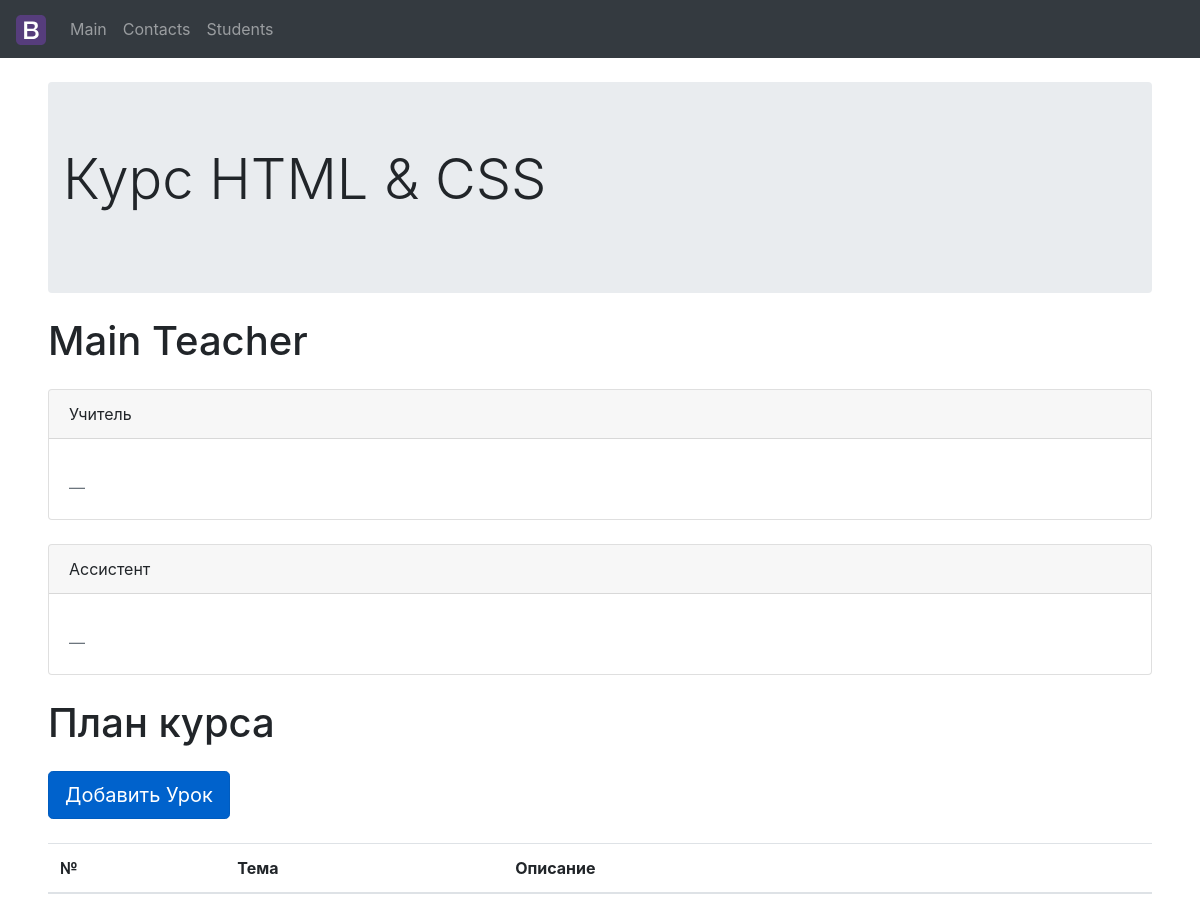
The page /courses/22/ on the database as committed earlier.
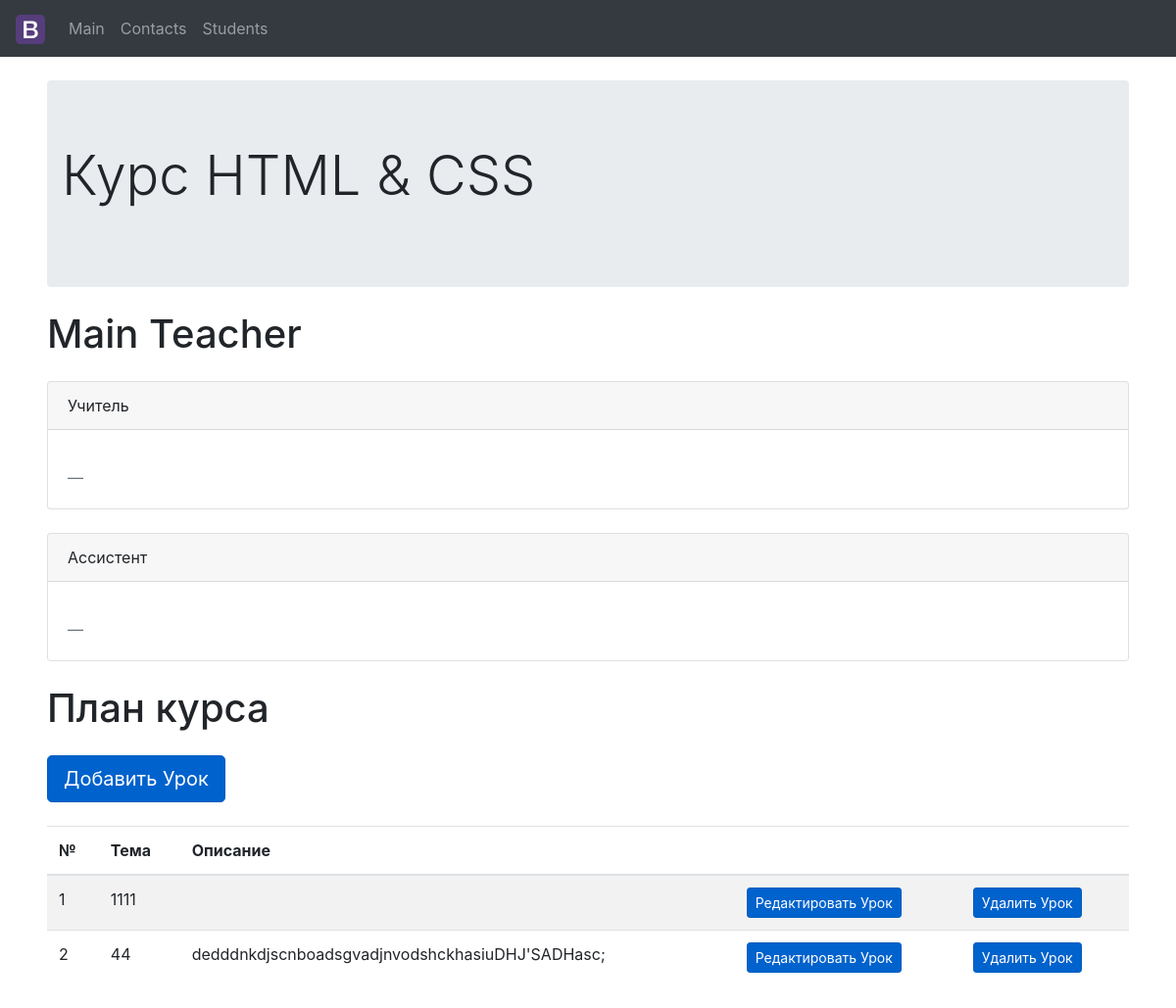
The same page on the database as committed later.
### courses/models.py (models this page shows)
class Lesson(models.Model):
    subject = models.CharField(verbose_name='Subject',
                               max_length=64,
                               help_text='Subject')
    description = models.TextField(max_length=255,
                                   help_text='description of the Subject',
                                   null=True, blank=True)
    course = models.ForeignKey('Course', on_delete=models.CASCADE, )
    order = models.PositiveIntegerField()
    def __str__(self):
        return self.subject

### courses/views.py (the view)
# urls.py: path('courses/<int:pk>/', views.courses, name='courses'),
def courses(request, pk):
    course = get_object_or_404(Course, id=pk)
    lessons = Lesson.objects.filter(course=course)  # filtration in
    return render(request, 'courses/detail.html', {'course': course,
                                                   'lessons': lessons})

### courses/models.py (called while the page is built)
    def __str__(self):
        return self.name

### courses/templates/courses/detail.html (shortened to what this page needs)
{% extends 'base.html' %}
{% block students_of_the_course %}{% url 'students:students_list_course_id' course.id %}{% endblock students_of_the_course %}
{% block main_content %}
{% include 'include/include_index.html' with block_title=course description=course.description|truncatechars:39 %}
<h1 class="mt-4 mb-4 mr-5 ml-5">Main Teacher</h1>
{% include 'include/instructor_include.html' with  position='Учитель' instructor_name=course.coach.first_name instructor_description=course.coach.description %}
{% include 'include/instructor_include.html' with  position='Ассистент' instructor_name=course.assistant.first_name instructor_description=course.assistant.description %}
<h1 class="mt-4 mb-4 mr-5 ml-5">План курса</h1>
<div class="mt-4 mb-4 mr-5 ml-5">
  <a href="{% url 'courses:add_lesson' %}" class="btn btn-primary btn-lg active" role="button" aria-pressed="true">Добавить Урок</a>
</div>
<div class="mt-4 mb-4 mr-5 ml-5">
  <table class="table table-striped">
      <thead>
        <tr>
          <th scope="col">№</th>
          <th scope="col">Тема</th>
          <th scope="col">Описание</th>
          <th scope="col"></th>
          <th scope="col"></th>
        </tr>
      </thead>
      <tbody>
        <tr>
{% for lesson in lessons %}
          <td>{{ forloop.counter }}</td>
          <td>{{ lesson }}</td>
          <td>{{ lesson.description }}</td>
            <td>
              <a href="{% url 'courses:edit_lesson' lesson.id %}" class="btn btn-primary btn-sm active small" role="button" aria-pressed="true">Редактировать Урок</a>
          </td>
          <td>
              <a href="{% url 'courses:delete_lesson' lesson.id %}" class="btn btn-primary btn-sm active small" role="button" aria-pressed="true">Удалить Урок</a>
          </td>
        </tr>
{% endfor %}
      </tbody>
    </table>
</div>
{% endblock main_content %}

Rows that differ between the two databases and show on the page:
added Lesson: subject "1111"
added Lesson: subject "44", description "dedddnkdjscnboadsgvadjnvodshckhasiuDHJ'SADHasc;"
